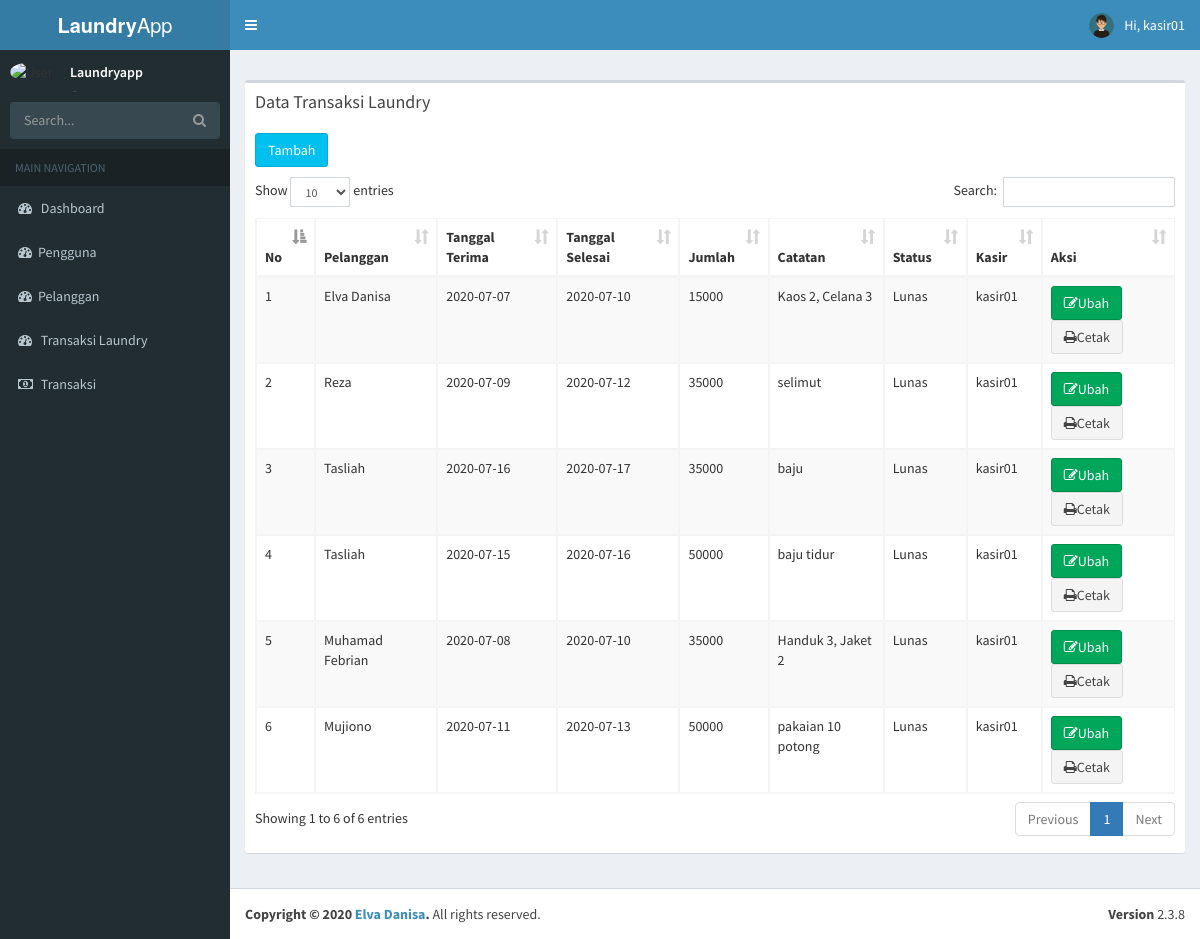
The app's page /index.php?page=laundry (signed in) with its own data.
### tables this page shows
CREATE TABLE IF NOT EXISTS `tb_user` (
  `id` int(11) NOT NULL AUTO_INCREMENT,
  `username` varchar(100) NOT NULL,
  `nama_user` varchar(255) NOT NULL,
  `password` varchar(100) NOT NULL,
  `level` varchar(30) NOT NULL,
  `foto` varchar(255) NOT NULL,
  PRIMARY KEY (`id`)
);

CREATE TABLE IF NOT EXISTS `tb_laundry` (
  `id_laundry` int(11) NOT NULL AUTO_INCREMENT,
  `id_pelanggan` varchar(15) NOT NULL,
  `kode_user` int(11) NOT NULL,
  `tanggal_diterima` date NOT NULL,
  `tanggal_selesai` date NOT NULL,
  `jumlah_kiloan` int(11) NOT NULL,
  `nominal` int(11) NOT NULL,
  `status` varchar(20) NOT NULL,
  `catatan` text NOT NULL,
  PRIMARY KEY (`id_laundry`)
);

CREATE TABLE IF NOT EXISTS `tb_pelanggan` (
  `kode_pelanggan` varchar(10) NOT NULL,
  `nama` varchar(255) NOT NULL,
  `alamat` text NOT NULL,
  `telepon` varchar(20) NOT NULL,
  PRIMARY KEY (`kode_pelanggan`)
);

### page/laundry/laundry.php (the view, shortened to what this page needs)
<section class="content">
      <div class="row">
<div class="box">
            <div class="box-header">
              <h3 class="box-title">Data Transaksi Laundry</h3>
            </div>
            <div class="box-body">
              <a href="?page=laundry&aksi=tambah" class="btn btn-info" style="margin-bottom: 10px;" title="">Tambah</a>
              <table id="example1" class="table table-bordered table-striped">
                <thead>
                <tr>
                  <th>No</th>
                  <th>Pelanggan</th>
                  <th>Tanggal Terima</th>
                  <th>Tanggal Selesai</th>
                  <th>Jumlah</th>
                  <th>Catatan</th>
                  <th>Status</th>
                  <th>Kasir</th>
                  <th>Aksi</th>
                </tr>
                </thead>
                <tbody>
                  <?php
                        $no = 1;
                        $sql = $koneksi->query("select * from tb_laundry, tb_pelanggan, tb_user where tb_laundry.id_pelanggan=tb_pelanggan.kode_pelanggan and tb_laundry.kode_user=tb_user.id");
                        while ($data = $sql->fetch_assoc()) {
                   ?>
                <tr>
                  <td><?php echo $no++; ?></td>
                  <td><?php echo $data['nama'] ?></td>
                  <td><?php echo $data['tanggal_diterima'] ?></td>
                  <td><?php echo $data['tanggal_selesai'] ?></td>
                  <td><?php echo $data['nominal'] ?></td>
                  <td><?php echo $data['catatan'] ?></td>
                  <td><?php echo $data['status'] ?></td>
                  <td><?php echo $data['nama_user'] ?></td>
                  <td>
                    <a href="?page=laundry&aksi=ubah&id=<?php echo $data['id_laundry']; ?>" class="btn btn-success"> <i class="fa fa-edit"></i>Ubah</a>
                      <a target="blank"href="page/laundry/cetak.php?id=<?php echo $data['id_laundry']; ?>" class="btn btn-default"> <i class="fa fa-print"></i>Cetak</a>
                  </td>
                </tr>
                <?php } ?>
              </tbody>
            </table>
          </div>
        </div>
      </div>
    </section>

### index.php (shortened to what this page needs)
<?php
    include "include/koneksi.php";
  if ($_SESSION['admin'] || $_SESSION['kasir'] ) {
?>
<!DOCTYPE html>
<html>
<head>
  <link rel="stylesheet" href="bootstrap/css/bootstrap.min.css">
  <link rel="stylesheet" href="plugins/select2/select2.min.css">
  <link rel="stylesheet" href="https://cdnjs.cloudflare.com/ajax/libs/font-awesome/4.5.0/css/font-awesome.min.css">
  <link rel="stylesheet" href="https://cdnjs.cloudflare.com/ajax/libs/ionicons/2.0.1/css/ionicons.min.css">
  <link rel="stylesheet" href="plugins/datatables/dataTables.bootstrap.css">
  <link rel="stylesheet" href="dist/css/AdminLTE.min.css">
  <link rel="stylesheet" href="dist/css/skins/_all-skins.min.css">
</head>
<body class="hold-transition skin-blue sidebar-mini">
<div class="wrapper">
  <header class="main-header">
    <a href="../../index2.html" class="logo">
      <span class="logo-lg"><b>Laundry</b>App</span>
    </a>
    <nav class="navbar navbar-static-top">
      <a href="#" class="sidebar-toggle" data-toggle="offcanvas" role="button">
      </a>
      <?php
          if ($_SESSION['admin']) {
            $user = $_SESSION['admin'];
          }elseif ($_SESSION['kasir']) {
            $user = $_SESSION['kasir'];
          }
          $sql_user = $koneksi->query("select * from tb_user where id='$user'");
          $data_user = $sql_user->fetch_assoc();
          $nama = $data_user['nama_user'];
       ?>
      <div class="navbar-custom-menu">
        <ul class="nav navbar-nav">
          <li class="dropdown user user-menu">
            <a href="#" class="dropdown-toggle" data-toggle="dropdown">
              <img src="images/<?php echo $data_user['foto']; ?>" class="user-image" alt="User Image">
              <span class="hidden-xs">Hi, <?php echo $nama?></span>
            </a>
          </li>
      </div>
    </nav>
  </header>
  <?php include "include/menu.php"; ?>
    <div class="content-wrapper">
    <section class="content-header">
      <?php include "include/isi.php"; ?>
    </section>
  </div>
  <footer class="main-footer">
    <div class="pull-right hidden-xs">
      <b>Version</b> 2.3.8
    </div>
    <strong>Copyright &copy; 2020 <a href="http://almsaeedstudio.com">Elva Danisa</a>.</strong> All rights
    reserved.
  </footer>
</div>
</body>
</html>
<?php
    }else{
      header("location: login.php");
    }
 ?>

### records on screen
tb_user: foto (picture), nama_user "kasir01"
tb_laundry: id_pelanggan.nama "Elva Danisa", tanggal_diterima "2020-07-07", tanggal_selesai "2020-07-10", nominal "15000", catatan "Kaos 2, Celana 3", status "Lunas", kode_user.nama_user "kasir01"
tb_laundry: id_pelanggan.nama "Reza", tanggal_diterima "2020-07-09", tanggal_selesai "2020-07-12", nominal "35000", catatan "selimut", status "Lunas", kode_user.nama_user "kasir01"
tb_laundry: id_pelanggan.nama "Tasliah", tanggal_diterima "2020-07-16", tanggal_selesai "2020-07-17", nominal "35000", catatan "baju", status "Lunas", kode_user.nama_user "kasir01"
tb_laundry: id_pelanggan.nama "Tasliah", tanggal_diterima "2020-07-15", tanggal_selesai "2020-07-16", nominal "50000", catatan "baju tidur", status "Lunas", kode_user.nama_user "kasir01"
tb_laundry: id_pelanggan.nama "Muhamad Febrian", tanggal_diterima "2020-07-08", tanggal_selesai "2020-07-10", nominal "35000", catatan "Handuk 3, Jaket 2", status "Lunas", kode_user.nama_user "kasir01"
tb_laundry: id_pelanggan.nama "Mujiono", tanggal_diterima "2020-07-11", tanggal_selesai "2020-07-13", nominal "50000", catatan "pakaian 10 potong", status "Lunas", kode_user.nama_user "kasir01"
